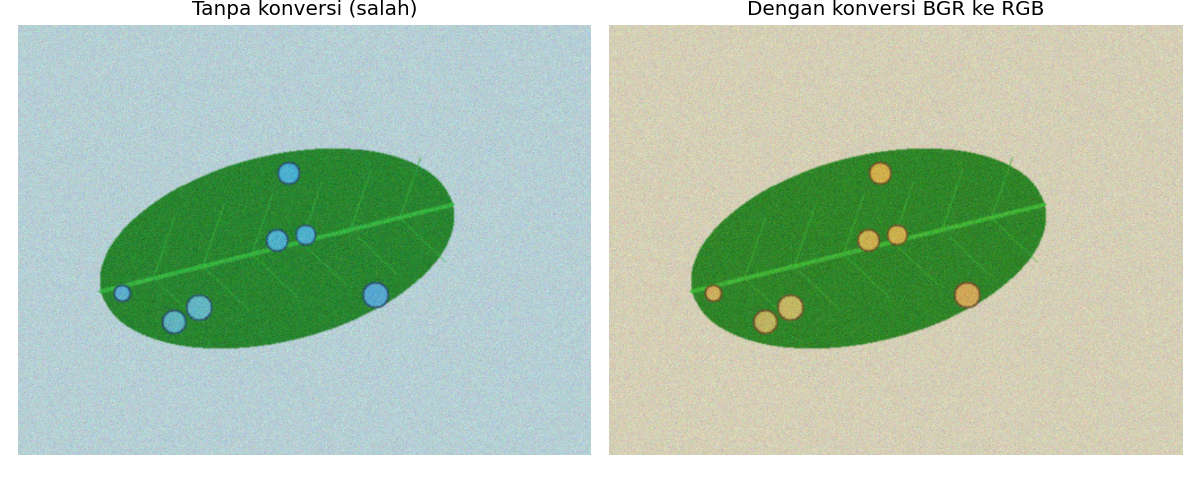
#> input picture hasil/b1_bgr_rgb.png, 1200 x 480 px
$ python -i praproses.py   (imports and definitions only)
#> lines starting #> are read from the running program, lines starting #| are printed output that depends on the picture
"""praproses.py: rangkaian praproses SIMUTEH (dipakai ulang mulai P5)."""
import json
import cv2
import numpy as np

PARAM_BAWAAN = {
    "lebar": 640,             # sampling: lebar citra kerja (piksel)
    "gamma": "auto",          # angka tetap, atau "auto" (dipilih dari statistik kanal V)
    "gamma_terang": 1.6,      # dipakai bila gamma = "auto" dan citra terang
    "gamma_gelap": 1.0,       # dipakai bila gamma = "auto" dan citra gelap (1.0 = dibiarkan)
    "clahe_clip": 1.0,        # 0 berarti CLAHE tidak dipakai
    "clahe_tile": 4,
    "clahe_otomatis": True,   # True: CLAHE hanya bila cahaya terdeteksi tidak merata
    "batas_tidak_rata": 0.65, # ambang indeks ketidakrataan cahaya
    "penapis": "median",      # "none", "rerata", "gaussian", "median"
    "kernel": 3,
    "sigma": 1.0,
    "tajam_k": 0.0,           # 0 berarti tanpa penajaman
}


def _kanal_v(img_bgr):
    return cv2.cvtColor(img_bgr, cv2.COLOR_BGR2HSV)[:, :, 2]


def gamma_otomatis(img_bgr, gamma_terang=1.6, gamma_gelap=1.0):
    """Memilih gamma dari statistik kanal V. Ambang diturunkan dari statistik 60 citra
    sintetis: terang (rerata V > 210) -> gamma_terang; kontras rendah (simp. baku V < 20)
    -> 1.0; gelap (persentil 95 V < 200) -> gamma_gelap; selain itu -> 1.0."""
    v = _kanal_v(img_bgr)
    if v.mean() > 210:
        return gamma_terang
    if v.std() < 20:
        return 1.0
    if np.percentile(v, 95) < 200:
        return gamma_gelap
    return 1.0


def indeks_ketidakrataan(img_bgr):
    """Ketidakrataan cahaya: citra dibagi 4 x 4 blok, kecerahan tiap blok diwakili
    persentil 90 kanal V (didominasi latar nampan), lalu (maks - min) / rerata."""
    v = _kanal_v(img_bgr).astype(float)
    h, w = v.shape
    blok = [np.percentile(v[i * h // 4:(i + 1) * h // 4, j * w // 4:(j + 1) * w // 4], 90)
            for i in range(4) for j in range(4)]
    return (max(blok) - min(blok)) / np.mean(blok)


def praproses(img_bgr, p=None):
    """Urutan: ubah ukuran -> gamma -> CLAHE kanal V -> redam derau -> tajamkan."""
    p = {**PARAM_BAWAAN, **(p or {})}

    # 1. ubah ukuran, rasio aspek tetap
    h, w = img_bgr.shape[:2]
    img = cv2.resize(img_bgr, (p["lebar"], int(round(h * p["lebar"] / w))),
                     interpolation=cv2.INTER_AREA)

    # 2. koreksi gamma dengan lookup table
    g = (gamma_otomatis(img, p["gamma_terang"], p["gamma_gelap"])
         if p["gamma"] == "auto" else float(p["gamma"]))
    if g != 1.0:
        lut = np.clip(255 * (np.arange(256) / 255) ** g, 0, 255).astype(np.uint8)
        img = cv2.LUT(img, lut)

    # 3. CLAHE hanya pada kanal V agar warna tidak bergeser
    pakai = p["clahe_clip"] > 0
    if pakai and p["clahe_otomatis"]:
        pakai = indeks_ketidakrataan(img) > p["batas_tidak_rata"]
    if pakai:
        hsv = cv2.cvtColor(img, cv2.COLOR_BGR2HSV)
        clahe = cv2.createCLAHE(clipLimit=p["clahe_clip"],
                                tileGridSize=(p["clahe_tile"], p["clahe_tile"]))
        hsv[:, :, 2] = clahe.apply(hsv[:, :, 2])
        img = cv2.cvtColor(hsv, cv2.COLOR_HSV2BGR)

    # 4. redam derau
    k = p["kernel"]
    if p["penapis"] == "rerata":
        img = cv2.blur(img, (k, k))
    elif p["penapis"] == "gaussian":
        img = cv2.GaussianBlur(img, (k, k), p["sigma"])
    elif p["penapis"] == "median":
        img = cv2.medianBlur(img, k)

    # 5. tajamkan (unsharp masking) bila diminta
    if p["tajam_k"] > 0:
        blur = cv2.GaussianBlur(img, (5, 5), 1.0)
        img = cv2.addWeighted(img, 1 + p["tajam_k"], blur, -p["tajam_k"], 0)
    return img


def simpan_param(p, path="../hasil/param_praproses.json"):
    with open(path, "w") as f:
        json.dump({**PARAM_BAWAAN, **p}, f, indent=2)

>>> import cv2
>>> picture = cv2.imread('../hasil/b1_bgr_rgb.png')
#> picture is the input picture: shape (480, 1200, 3); mean B, G, R 177.2, 199.4, 177.2
>>> result = praproses(picture)
#> in _kanal_v, `return cv2.cvtColor(img_bgr, cv2.COLOR_BGR2HSV)[:, :, 2]`:
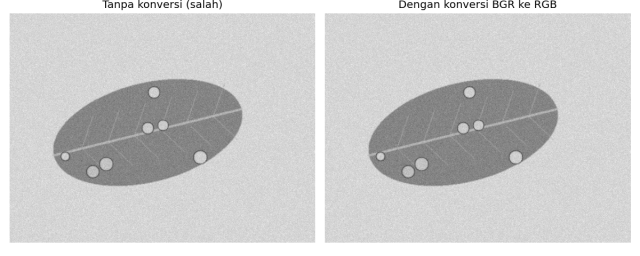
#> returned value: shape (256, 640); min 10, max 255, mean 203.9
#> in praproses, `g = (gamma_otomatis(img, p["gamma_terang"], p["gamma_gelap"]) if p["ga..`: g = 1
#> in indeks_ketidakrataan, `blok = [np.percentile(v[i * h // 4:(i + 1) * h // 4, j * w // 4:(j + 1..`: blok = [255, 255, 255, 255, 219, 217, 217, 218, 218, 218, 216, 219, 255, 255, 255, 255]
#> in praproses, `pakai = indeks_ketidakrataan(img) > p["batas_tidak_rata"]`: pakai = False

$ run again, on hasil/b2_kanal_terbaik.png
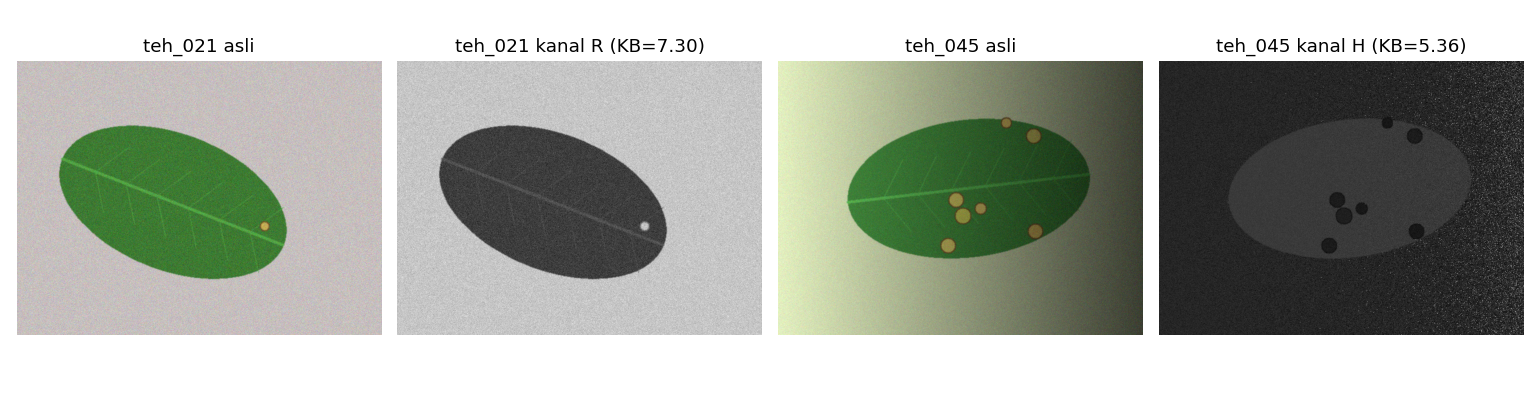
#> input picture hasil/b2_kanal_terbaik.png, 1540 x 396 px
#> picture is the input picture: shape (396, 1540, 3); mean B, G, R 162.3, 171.4, 166.8
#> in _kanal_v, `return cv2.cvtColor(img_bgr, cv2.COLOR_BGR2HSV)[:, :, 2]`:
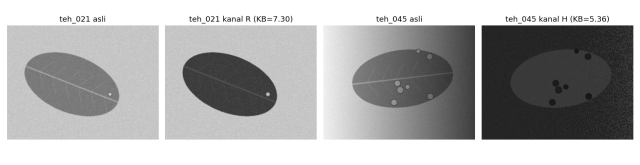
#> returned value: shape (165, 640); min 21, max 255, mean 172.3
#> g = 1
#> blok = [255, 255, 255, 255, 201, 201, 231, 59, 201, 201, 231, 58, 255, 255, 255, 255]
#> pakai = True
#> in praproses, `img = cv2.cvtColor(hsv, cv2.COLOR_HSV2BGR)`:
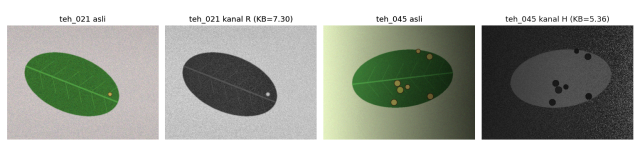
#> img: shape (165, 640, 3); mean B, G, R 161.2, 169.6, 165.5

$ run again, on hasil/b2_panel_kanal.png
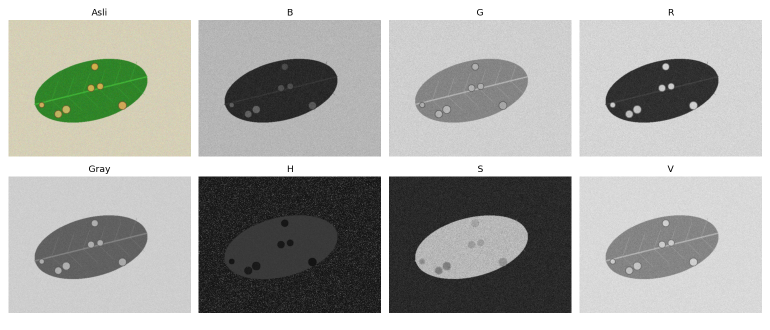
#> input picture hasil/b2_panel_kanal.png, 1540 x 660 px (shown at 1/2 size)
#> picture is the input picture: shape (660, 1540, 3); mean B, G, R 168.9, 172.8, 171.6
#> in praproses, `img = cv2.resize(img_bgr, (p["lebar"], int(round(h * p["lebar"] / w)))..`:
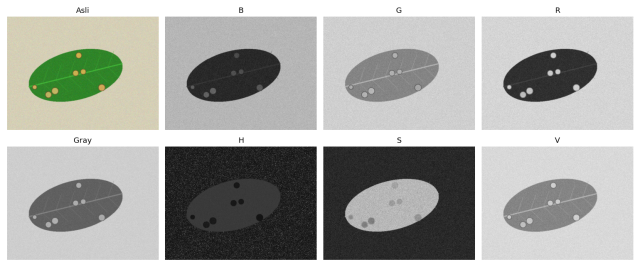
#> img: shape (274, 640, 3); mean B, G, R 168.9, 172.8, 171.6
#> in _kanal_v, `return cv2.cvtColor(img_bgr, cv2.COLOR_BGR2HSV)[:, :, 2]`:
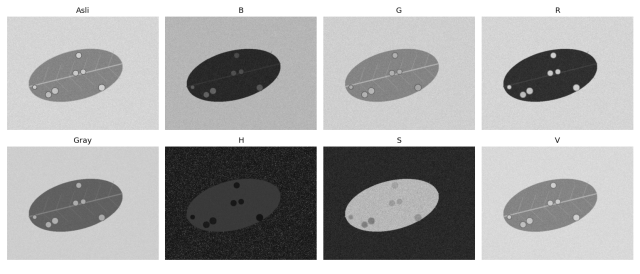
#> returned value: shape (274, 640); min 18, max 255, mean 173.3
#> g = 1
#> blok = [255, 255, 255, 255, 255, 255, 255, 255, 255, 255, 255, 255, 255, 255, 255, 255]
#> pakai = False
